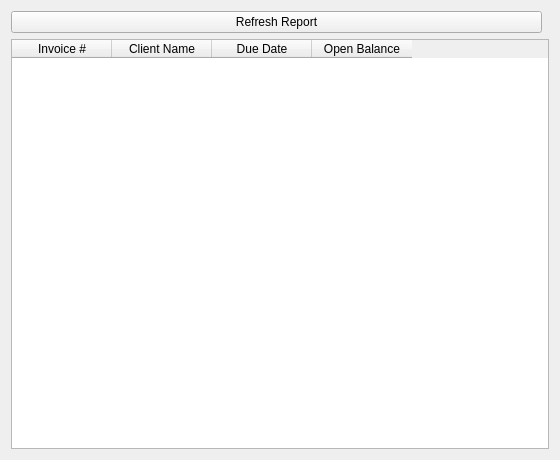
<?xml version="1.0" encoding="UTF-8"?>
<ui version="4.0">
 <class>ArSummary</class>
 <widget class="QWidget" name="ArSummary">
  <property name="geometry">
   <rect>
    <x>0</x>
    <y>0</y>
    <width>560</width>
    <height>460</height>
   </rect>
  </property>
  <property name="windowTitle">
   <string>A/R Summary</string>
  </property>
  <layout class="QVBoxLayout" name="verticalLayout">
   <item>
    <layout class="QHBoxLayout" name="topLayout">
     <item>
      <widget class="QPushButton" name="RunReport_PushButton">
       <property name="text"><string>Refresh Report</string></property>
      </widget>
     </item>
     <item>
      <spacer name="horizontalSpacer">
       <property name="orientation"><enum>Qt::Orientation::Horizontal</enum></property>
      </spacer>
     </item>
    </layout>
   </item>
   <item>
    <widget class="QTableWidget" name="ReportTable_TableWidget">
     <column>
      <property name="text"><string>Invoice #</string></property>
     </column>
     <column>
      <property name="text"><string>Client Name</string></property>
     </column>
     <column>
      <property name="text"><string>Due Date</string></property>
     </column>
     <column>
      <property name="text"><string>Open Balance</string></property>
     </column>
    </widget>
   </item>
  </layout>
 </widget>
 <resources/>
 <connections/>
</ui>
